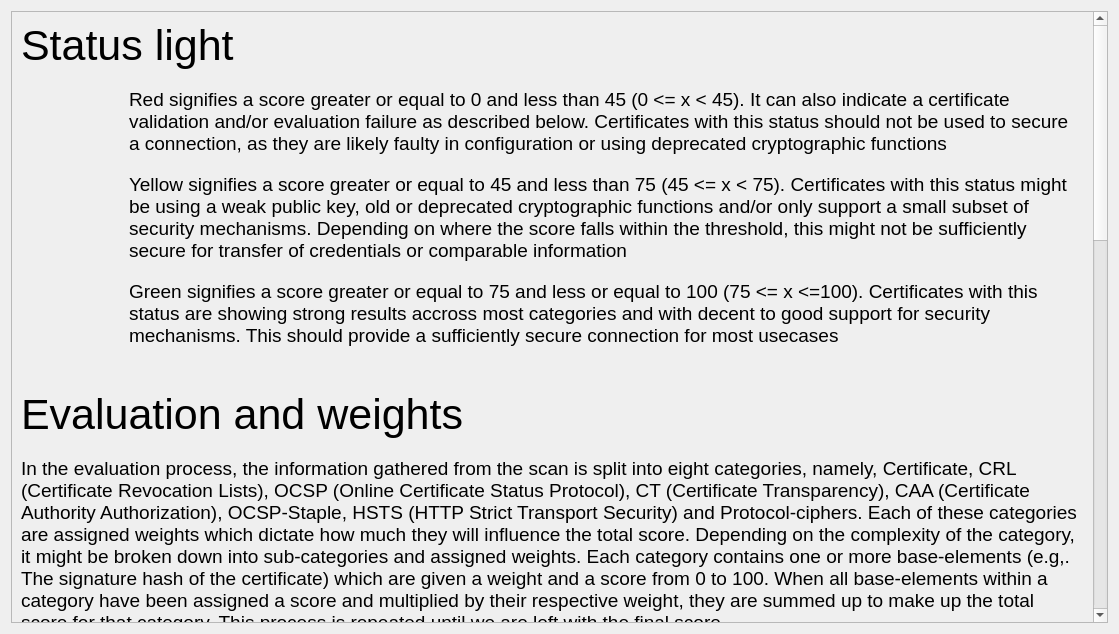
<?xml version="1.0" encoding="UTF-8"?>
<ui version="4.0">
 <class>status_doc</class>
 <widget class="QWidget" name="status_doc">
  <property name="geometry">
   <rect>
    <x>0</x>
    <y>0</y>
    <width>1119</width>
    <height>634</height>
   </rect>
  </property>
  <property name="windowTitle">
   <string>Status documentation</string>
  </property>
  <layout class="QGridLayout" name="gridLayout_2">
   <item row="0" column="0">
    <widget class="QScrollArea" name="scrollArea">
     <property name="frameShape">
      <enum>QFrame::StyledPanel</enum>
     </property>
     <property name="frameShadow">
      <enum>QFrame::Sunken</enum>
     </property>
     <property name="lineWidth">
      <number>1</number>
     </property>
     <property name="midLineWidth">
      <number>0</number>
     </property>
     <property name="widgetResizable">
      <bool>true</bool>
     </property>
     <widget class="QWidget" name="scrollAreaWidgetContents">
      <property name="geometry">
       <rect>
        <x>0</x>
        <y>0</y>
        <width>1085</width>
        <height>1595</height>
       </rect>
      </property>
      <layout class="QVBoxLayout" name="verticalLayout_2">
       <property name="spacing">
        <number>18</number>
       </property>
       <item>
        <widget class="QLabel" name="label">
         <property name="maximumSize">
          <size>
           <width>16777215</width>
           <height>66</height>
          </size>
         </property>
         <property name="font">
          <font>
           <pointsize>32</pointsize>
           <weight>50</weight>
           <italic>false</italic>
           <bold>false</bold>
           <underline>false</underline>
          </font>
         </property>
         <property name="text">
          <string>Status light</string>
         </property>
         <property name="alignment">
          <set>Qt::AlignLeading|Qt::AlignLeft|Qt::AlignTop</set>
         </property>
         <property name="indent">
          <number>0</number>
         </property>
        </widget>
       </item>
       <item>
        <layout class="QHBoxLayout" name="horizontalLayout">
         <property name="spacing">
          <number>28</number>
         </property>
         <property name="sizeConstraint">
          <enum>QLayout::SetDefaultConstraint</enum>
         </property>
         <item>
          <widget class="QLabel" name="label_2">
           <property name="maximumSize">
            <size>
             <width>80</width>
             <height>80</height>
            </size>
           </property>
           <property name="text">
            <string/>
           </property>
           <property name="pixmap">
            <pixmap>color_lights/red_light.svg</pixmap>
           </property>
           <property name="scaledContents">
            <bool>true</bool>
           </property>
           <property name="alignment">
            <set>Qt::AlignLeading|Qt::AlignLeft|Qt::AlignVCenter</set>
           </property>
          </widget>
         </item>
         <item>
          <widget class="QLabel" name="label_5">
           <property name="maximumSize">
            <size>
             <width>16777215</width>
             <height>16777215</height>
            </size>
           </property>
           <property name="font">
            <font>
             <pointsize>14</pointsize>
            </font>
           </property>
           <property name="text">
            <string>Red signifies a score greater or equal to 0 and less than 45 (0 &lt;= x &lt; 45).
It can also indicate a certificate validation and/or evaluation failure as described below. Certificates with this status should not be used to secure a connection, as they are likely faulty in configuration or using deprecated cryptographic functions</string>
           </property>
           <property name="wordWrap">
            <bool>true</bool>
           </property>
          </widget>
         </item>
        </layout>
       </item>
       <item>
        <layout class="QHBoxLayout" name="horizontalLayout_2">
         <property name="spacing">
          <number>28</number>
         </property>
         <item>
          <widget class="QLabel" name="label_3">
           <property name="maximumSize">
            <size>
             <width>80</width>
             <height>80</height>
            </size>
           </property>
           <property name="text">
            <string/>
           </property>
           <property name="pixmap">
            <pixmap>color_lights/yellow_light.svg</pixmap>
           </property>
           <property name="scaledContents">
            <bool>true</bool>
           </property>
          </widget>
         </item>
         <item>
          <widget class="QLabel" name="label_6">
           <property name="maximumSize">
            <size>
             <width>16777215</width>
             <height>16777215</height>
            </size>
           </property>
           <property name="font">
            <font>
             <pointsize>14</pointsize>
            </font>
           </property>
           <property name="text">
            <string>Yellow signifies a score greater or equal to 45 and less than 75 (45 &lt;= x &lt; 75).
Certificates with this status might be using a weak public key, old or deprecated cryptographic functions and/or only support a small subset of security mechanisms. Depending on where the score falls within the threshold, this might not be sufficiently secure for transfer of credentials or comparable information</string>
           </property>
           <property name="wordWrap">
            <bool>true</bool>
           </property>
          </widget>
         </item>
        </layout>
       </item>
       <item>
        <layout class="QHBoxLayout" name="horizontalLayout_3">
         <property name="spacing">
          <number>28</number>
         </property>
         <item>
          <widget class="QLabel" name="label_4">
           <property name="maximumSize">
            <size>
             <width>80</width>
             <height>80</height>
            </size>
           </property>
           <property name="text">
            <string/>
           </property>
           <property name="pixmap">
            <pixmap>color_lights/green_light.svg</pixmap>
           </property>
           <property name="scaledContents">
            <bool>true</bool>
           </property>
          </widget>
         </item>
         <item>
          <widget class="QLabel" name="label_7">
           <property name="maximumSize">
            <size>
             <width>16777215</width>
             <height>16777215</height>
            </size>
           </property>
           <property name="font">
            <font>
             <pointsize>14</pointsize>
            </font>
           </property>
           <property name="text">
            <string>Green signifies a score greater or equal to 75 and less or equal to 100 (75 &lt;= x &lt;=100).
Certificates with this status are showing strong results accross most categories and with decent to good support for security mechanisms. This should provide a sufficiently secure connection for most usecases</string>
           </property>
           <property name="wordWrap">
            <bool>true</bool>
           </property>
          </widget>
         </item>
        </layout>
       </item>
       <item>
        <spacer name="verticalSpacer">
         <property name="orientation">
          <enum>Qt::Vertical</enum>
         </property>
         <property name="sizeType">
          <enum>QSizePolicy::Fixed</enum>
         </property>
         <property name="sizeHint" stdset="0">
          <size>
           <width>20</width>
           <height>25</height>
          </size>
         </property>
        </spacer>
       </item>
       <item>
        <widget class="QLabel" name="label_8">
         <property name="maximumSize">
          <size>
           <width>16777215</width>
           <height>66</height>
          </size>
         </property>
         <property name="font">
          <font>
           <pointsize>32</pointsize>
          </font>
         </property>
         <property name="text">
          <string>Evaluation and weights</string>
         </property>
        </widget>
       </item>
       <item>
        <widget class="QLabel" name="label_9">
         <property name="font">
          <font>
           <pointsize>14</pointsize>
          </font>
         </property>
         <property name="text">
          <string>In the evaluation process, the information gathered from the scan is split into eight categories, namely, Certificate, CRL (Certificate Revocation Lists), OCSP (Online Certificate Status Protocol), CT (Certificate Transparency), CAA (Certificate Authority Authorization), OCSP-Staple, HSTS (HTTP Strict Transport Security) and Protocol-ciphers. Each of these categories are assigned weights which dictate how much they will influence the total score. Depending on the complexity of the category, it might be broken down into sub-categories and assigned weights. Each category contains one or more base-elements (e.g,. The signature hash of the certificate) which are given a weight and a score from 0 to 100. When all base-elements within a category have been assigned a score and multiplied by their respective weight, they are summed up to make up the total score for that category. This process is repeated until we are left with the final score.</string>
         </property>
         <property name="scaledContents">
          <bool>false</bool>
         </property>
         <property name="alignment">
          <set>Qt::AlignLeading|Qt::AlignLeft|Qt::AlignTop</set>
         </property>
         <property name="wordWrap">
          <bool>true</bool>
         </property>
         <property name="indent">
          <number>0</number>
         </property>
        </widget>
       </item>
       <item>
        <widget class="QLabel" name="label_25">
         <property name="font">
          <font>
           <pointsize>14</pointsize>
          </font>
         </property>
         <property name="text">
          <string>The &quot;Evaluation&quot; entry found in the top right window of the main certificate display contains an evaluation tree, detailing the score given to each category and base-element</string>
         </property>
         <property name="wordWrap">
          <bool>true</bool>
         </property>
        </widget>
       </item>
       <item>
        <widget class="QLabel" name="label_10">
         <property name="maximumSize">
          <size>
           <width>16777215</width>
           <height>66</height>
          </size>
         </property>
         <property name="font">
          <font>
           <pointsize>32</pointsize>
          </font>
         </property>
         <property name="text">
          <string>Conditional failures</string>
         </property>
        </widget>
       </item>
       <item>
        <widget class="QLabel" name="label_11">
         <property name="font">
          <font>
           <pointsize>14</pointsize>
          </font>
         </property>
         <property name="text">
          <string>The certificate is only given a score by passing a set of conditional checks. If a check fails, the score is automatically set to 0. These checks include:</string>
         </property>
         <property name="wordWrap">
          <bool>true</bool>
         </property>
        </widget>
       </item>
       <item>
        <layout class="QHBoxLayout" name="horizontalLayout_4">
         <property name="bottomMargin">
          <number>0</number>
         </property>
         <item>
          <spacer name="horizontalSpacer">
           <property name="orientation">
            <enum>Qt::Horizontal</enum>
           </property>
           <property name="sizeType">
            <enum>QSizePolicy::Fixed</enum>
           </property>
           <property name="sizeHint" stdset="0">
            <size>
             <width>30</width>
             <height>20</height>
            </size>
           </property>
          </spacer>
         </item>
         <item>
          <layout class="QVBoxLayout" name="verticalLayout_3">
           <property name="bottomMargin">
            <number>0</number>
           </property>
           <item>
            <widget class="QLabel" name="label_12">
             <property name="font">
              <font>
               <pointsize>18</pointsize>
              </font>
             </property>
             <property name="text">
              <string>-  Validation checks</string>
             </property>
            </widget>
           </item>
           <item>
            <widget class="QLabel" name="label_13">
             <property name="sizePolicy">
              <sizepolicy hsizetype="Preferred" vsizetype="Preferred">
               <horstretch>0</horstretch>
               <verstretch>0</verstretch>
              </sizepolicy>
             </property>
             <property name="font">
              <font>
               <pointsize>14</pointsize>
              </font>
             </property>
             <property name="text">
              <string>The certificate validation process employs the Basic Path Validation algorithm defined in section 6.1 of RFC 5280 (excluding name constraint checks). This includes, but are not limited to certificate path building, revocation, expired end-certificate, hostname missmatch, self-signed end-certificate and signature verification. The certificate chain is validated for use in a TLS connection by checking all key usage parameters and verifying the service identity you are connecting to according to section 6 of RFC 6125</string>
             </property>
             <property name="wordWrap">
              <bool>true</bool>
             </property>
             <property name="indent">
              <number>19</number>
             </property>
            </widget>
           </item>
           <item>
            <widget class="QLabel" name="label_14">
             <property name="font">
              <font>
               <pointsize>18</pointsize>
              </font>
             </property>
             <property name="text">
              <string>-  Evaluation checks</string>
             </property>
            </widget>
           </item>
           <item>
            <widget class="QLabel" name="label_15">
             <property name="font">
              <font>
               <pointsize>14</pointsize>
              </font>
             </property>
             <property name="text">
              <string>The evaluation will check if the end-certificate have embedded at least one revocation method. This would be either CRL or OCSP. The end-certificate must be version 3 and can not include the CT-poison extension or be signed using md2, md5 or sha1</string>
             </property>
             <property name="wordWrap">
              <bool>true</bool>
             </property>
             <property name="indent">
              <number>19</number>
             </property>
            </widget>
           </item>
          </layout>
         </item>
        </layout>
       </item>
       <item>
        <widget class="QLabel" name="label_16">
         <property name="font">
          <font>
           <pointsize>32</pointsize>
          </font>
         </property>
         <property name="text">
          <string>Ciphersuite security categories</string>
         </property>
        </widget>
       </item>
       <item>
        <layout class="QHBoxLayout" name="horizontalLayout_5">
         <property name="bottomMargin">
          <number>0</number>
         </property>
         <item>
          <spacer name="horizontalSpacer_2">
           <property name="orientation">
            <enum>Qt::Horizontal</enum>
           </property>
           <property name="sizeType">
            <enum>QSizePolicy::Fixed</enum>
           </property>
           <property name="sizeHint" stdset="0">
            <size>
             <width>30</width>
             <height>20</height>
            </size>
           </property>
          </spacer>
         </item>
         <item>
          <layout class="QVBoxLayout" name="verticalLayout_4">
           <property name="bottomMargin">
            <number>0</number>
           </property>
           <item>
            <widget class="QLabel" name="label_17">
             <property name="font">
              <font>
               <pointsize>18</pointsize>
              </font>
             </property>
             <property name="text">
              <string>-  Insecure</string>
             </property>
            </widget>
           </item>
           <item>
            <widget class="QLabel" name="label_18">
             <property name="font">
              <font>
               <pointsize>14</pointsize>
              </font>
             </property>
             <property name="text">
              <string>These ciphers are very old and shouldn't be used under any circumstances. Their protection can be broken with minimal effort nowadays</string>
             </property>
             <property name="wordWrap">
              <bool>true</bool>
             </property>
             <property name="indent">
              <number>19</number>
             </property>
            </widget>
           </item>
           <item>
            <widget class="QLabel" name="label_19">
             <property name="font">
              <font>
               <pointsize>18</pointsize>
              </font>
             </property>
             <property name="text">
              <string>-  Weak</string>
             </property>
            </widget>
           </item>
           <item>
            <widget class="QLabel" name="label_20">
             <property name="font">
              <font>
               <pointsize>14</pointsize>
              </font>
             </property>
             <property name="text">
              <string>These ciphers are old and should be disabled if you are setting up a new server for example. Make sure to only enable them if you have a special use case where support for older operating systems, browsers or applications is required</string>
             </property>
             <property name="wordWrap">
              <bool>true</bool>
             </property>
             <property name="indent">
              <number>19</number>
             </property>
            </widget>
           </item>
           <item>
            <widget class="QLabel" name="label_21">
             <property name="font">
              <font>
               <pointsize>18</pointsize>
              </font>
             </property>
             <property name="text">
              <string>-  Secure</string>
             </property>
            </widget>
           </item>
           <item>
            <widget class="QLabel" name="label_22">
             <property name="font">
              <font>
               <pointsize>14</pointsize>
              </font>
             </property>
             <property name="text">
              <string>Secure ciphers are considered state-of-the-art and if you want to secure your web server you should certainly choose from this set. Only very old operating systems, browsers or applications are unable to handle them</string>
             </property>
             <property name="wordWrap">
              <bool>true</bool>
             </property>
             <property name="indent">
              <number>19</number>
             </property>
            </widget>
           </item>
           <item>
            <widget class="QLabel" name="label_23">
             <property name="font">
              <font>
               <pointsize>18</pointsize>
              </font>
             </property>
             <property name="text">
              <string>-  Recommended</string>
             </property>
            </widget>
           </item>
           <item>
            <widget class="QLabel" name="label_24">
             <property name="font">
              <font>
               <pointsize>14</pointsize>
              </font>
             </property>
             <property name="text">
              <string>All 'recommended' ciphers are 'secure' ciphers by definition. Recommended means that these ciphers also support PFS (Perfect Forward Secrecy) and should be your first choice if you want the highest level of security. However, you might run into some compatibility issues with older clients that do not support PFS ciphers</string>
             </property>
             <property name="wordWrap">
              <bool>true</bool>
             </property>
             <property name="indent">
              <number>19</number>
             </property>
            </widget>
           </item>
          </layout>
         </item>
        </layout>
       </item>
      </layout>
     </widget>
    </widget>
   </item>
  </layout>
 </widget>
 <resources/>
 <connections/>
</ui>
